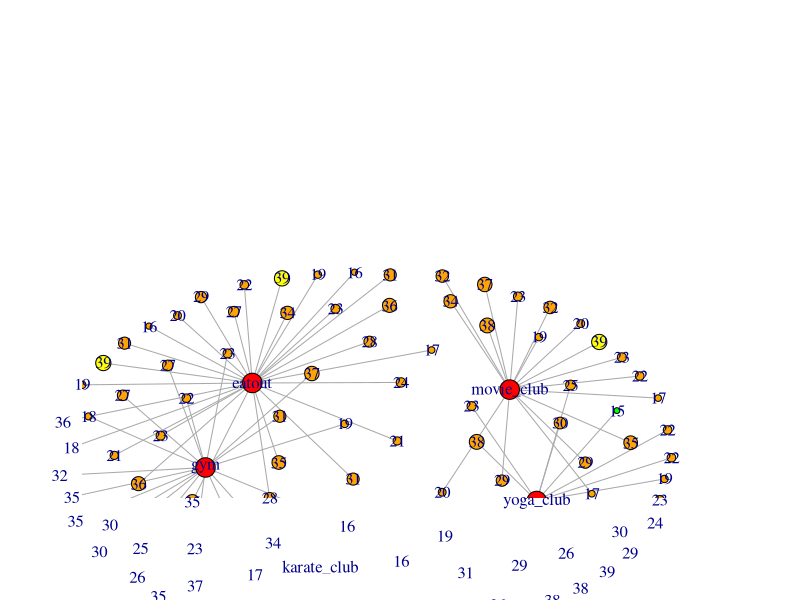
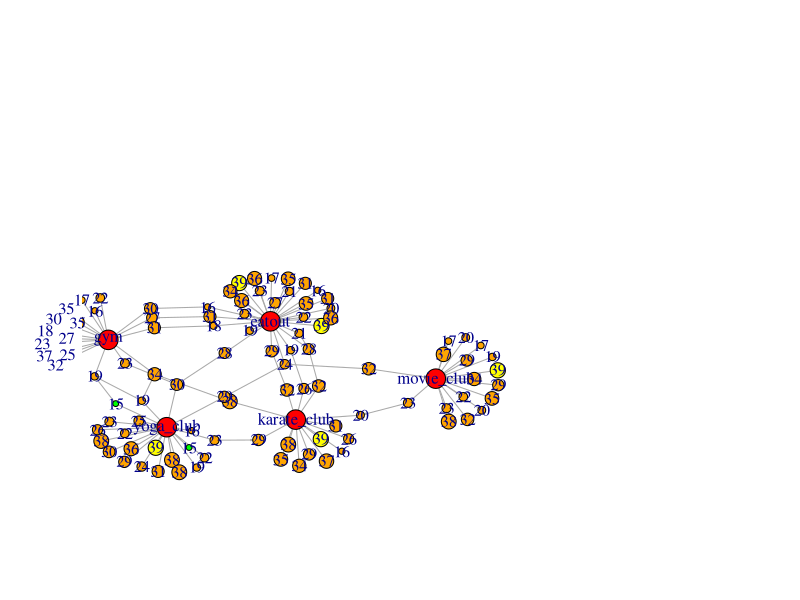

Source code (R) for these figures, in order: (Note: a time limit stopped this script after it produced the figures.)
  library(igraph)
  
  
  G <- make_empty_graph(100) %>% 
    set_vertex_attr("name",value = as.integer(runif(100,15,40))) %>% 
    set_vertex_attr("Type",value = "Person")
  
  #adding foci nodes
  add_foci_nodes <- function(G)
  {
    i = gorder(G) + 1
    foci_nodes = c("gym","eatout","movie_club","karate_club","yoga_club")
    for(j in 1:5)
    {
      G = G + vertices(i)
      G = set_vertex_attr(G,"name",index = i,value = foci_nodes[j])
      G = set_vertex_attr(G,"Type",index = i,value = "foci")
      i = i + 1
    }
    return(G) 
  }
  
  
  #get the size of the nodes
  get_size <- function(G)
  {
    num = gorder(G)
    nsl <- c()
    for (i in 1:num)
    {
      if (V(G)[i]$Type == "Person")
        nsl<- c(nsl,V(G)[i]$name)
      else
        nsl <- c(nsl,50)
    }
    return(nsl)
  }
  
  
  #get the label of the nodes
  get_labels <- function(G)
  {
    num = gorder(G)
    ll <- c()
    for (i in 1:num)
    {
      if(V(G)[i]$Type == "Person")
        ll <- c(ll,(V(G)[i]$name))
      else
        ll <- c(ll,V(G)[i]$name)
    }
    return(ll)
  }
  
  #get the color of the nodes
  get_color <- function(G)
  {
    num = gorder(G)
    cl <- c()
    for (i in 1:num)
    {
      if(V(G)[i]$Type == "Person")
        if(V(G)[i]$name == 15)
          cl <- c(cl,"green")
        else if(V(G)[i]$name == 39)
          cl <- c(cl,"yellow")
        else
          cl <- c(cl,"orange")
      else
        cl <- c(cl,"red")
    }
    return(cl)
  }
  
  
  get_person_nodes <- function()
  {
    num = gorder(G)
    for (i in 1:num)
    {
      p <- c()
      for (i in 1:num)
      {
        if(V(G)[i]$Type == "Person")
          p <- c(p,i)
      }
    }
    print(p)
    return (p)
  }
  
  #get foci nodes
  get_foci_nodes <- function()
  {
    num = gorder(G)
    for (i in 1:num)
    {
      f <- c()
      for (i in 1:num)
      {
        if(V(G)[i]$Type == "foci")
          f <- c(f,i)
      }
    }
    return (f)
  }
  
  add_foci_edges <- function(G)
  {
    f = get_foci_nodes()
    p = get_person_nodes()
    for (j in p)
    {
      r = sample(f,1)
      G = G + edge(j,r)
    }
    return(G)
  }
  
  homophily <-function(G)
  { i =0
    pnodes = get_person_nodes()
    for (u in pnodes){
      for (v in pnodes)
      {
        if (u!=v)
        {
         
          diff = abs(as.integer(V(G)[u]$name) -as.integer( V(G)[v]$name))
          p = 1/(diff + 1000)
         
          r = runif(1)
   
          if (r < p)
          {
            i = i+1
            print(i)
            G = G + edges(u,v)
          }
        }
      }
    }
    return (G)
  }
  cmn <- function(u,v,G)
  {
    nv = neighbors(G,v)
    nu = neighbors(G,u)
    return (length(intersect(nv,nu)))
  }
  closures <- function(G)
  {
    arr <- c()
    num = gorder(G)
    for (u in 1:num)
      for (v in 1:num)
      {
        if(u!=v && (V(G)[u]$Type == "Person" || V(G)[v]$Type == "foci"))
        {
          k = cmn(u,v,G)
          p = 1 - (1-0.01)^k
          temp <- c()
          temp <- c(temp,u)
          temp <- c(temp,v)
          temp <- c(temp,p)
          arr <- rbind(arr,temp)
        }
      }
    for (each in 1:nrow(arr))
    {
      u = arr[each,1]
      v = arr[each,2]
      p = arr[each,3]
      r = runif(1)
      if (r < p)
      {
        G = G + edges(u,v)
      }
    }
    return (G)
  }
  
  G = add_foci_nodes(G)
  nodesize = get_size(G)
  labels = get_labels(G)
  color_arr = get_color(G)
  G = add_foci_edges(G)

  plot(G,vertex.label = labels,vertex.size=as.integer(nodesize),vertex.label.font = 0.01,
       rescale = FALSE, ylim=c(-4,12),xlim=c(-4,12), asp = 0,layout = layout.kamada.kawai,
       vertex.color = color_arr,edge.arrow.size = 0.1)
    G = homophily(G)

  plot(G,vertex.label = labels,vertex.size=as.integer(nodesize),vertex.label.font = 0.01,
       rescale = FALSE, ylim=c(-4,12),xlim=c(-4,12), asp = 0,layout = layout.kamada.kawai,
       vertex.color = color_arr,edge.arrow.size = 0.1)
  while(1){
  G = closures(G)
  plot(G,vertex.label = labels,vertex.size=as.integer(nodesize),vertex.label.font = 0.01,
       rescale = FALSE, ylim=c(-4,12),xlim=c(-4,12), asp = 0,layout = layout.kamada.kawai,
       vertex.color = color_arr,edge.arrow.size = 0.1)}
  
    
